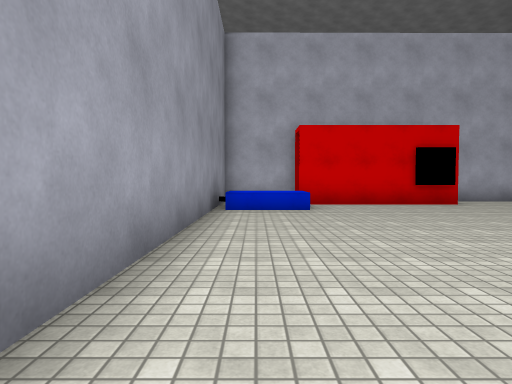
View 1 (above)

24 first-person views from a walk through a 3-D level made in the Unity game engine. The camera is 1.3 m above the floor, tilts 2° down and sees 75° across. The floor is counted in squares, 2 m on a side. Each view is taken from the middle of a square. On the plan, view 1 faces up. The plan holds only what a view shows up to about 10 squares ahead; the rest is blank. The place goes on beyond the plan. The player character is not drawn. Surface patterns are stand-ins for the level's own textures.

View 2
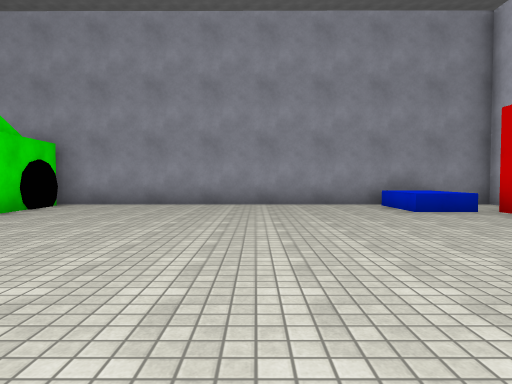

View 3
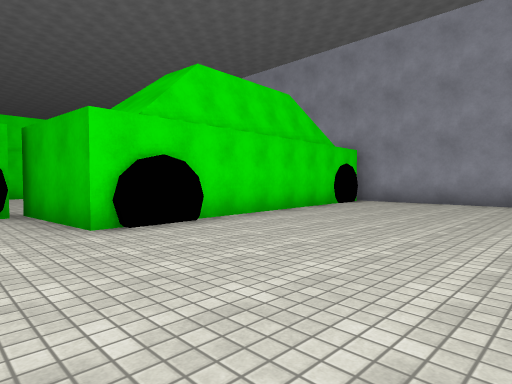

View 4
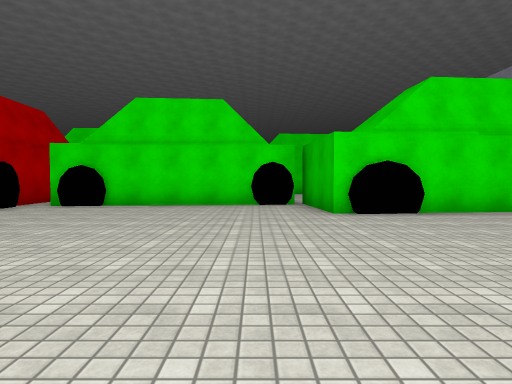

View 5
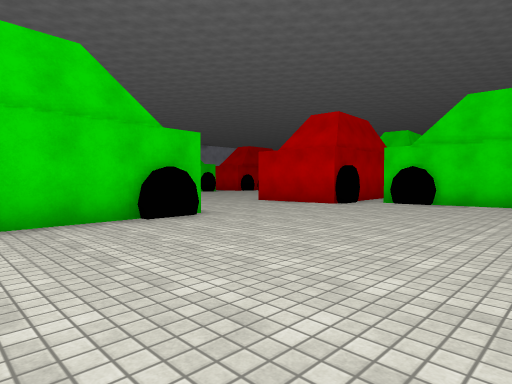

View 6
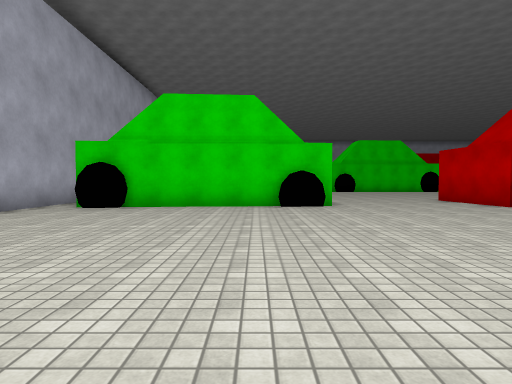

View 7
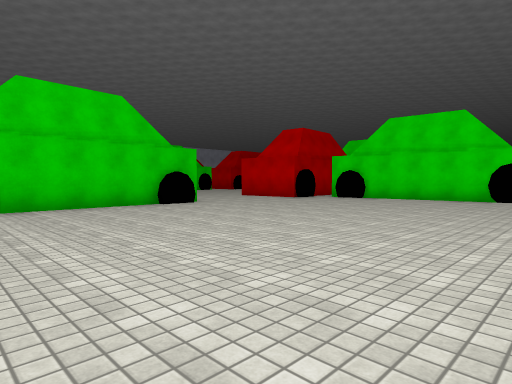

View 8
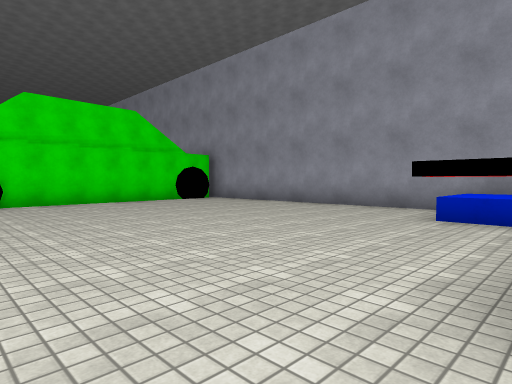

View 9
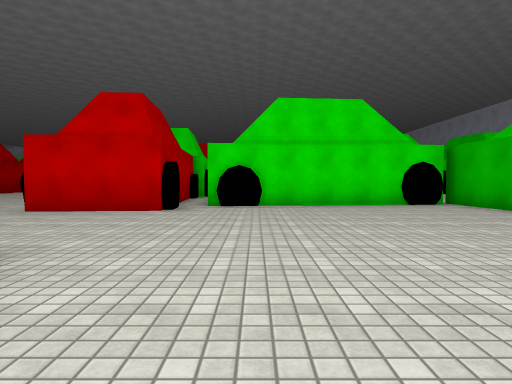

View 10
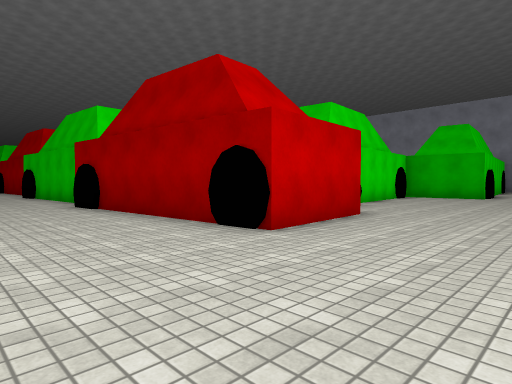

View 11
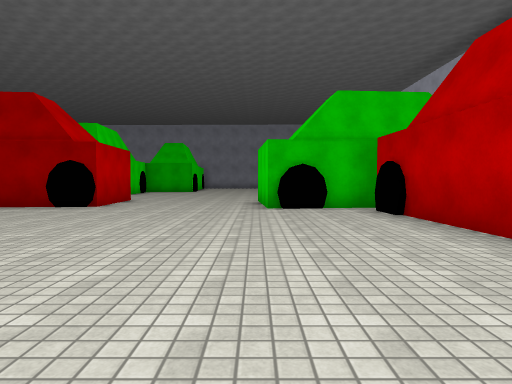

View 12
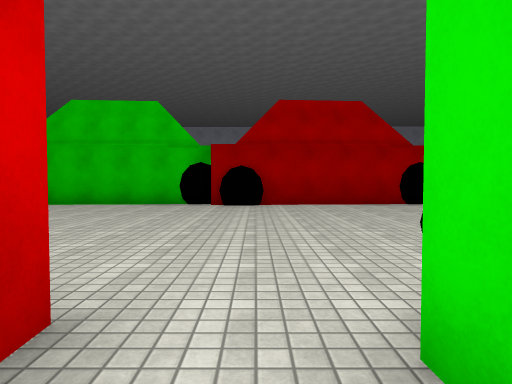

View 13
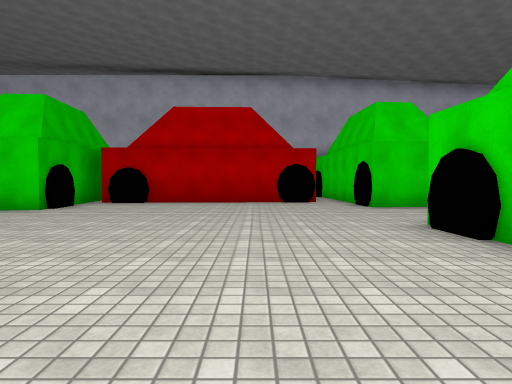

View 14
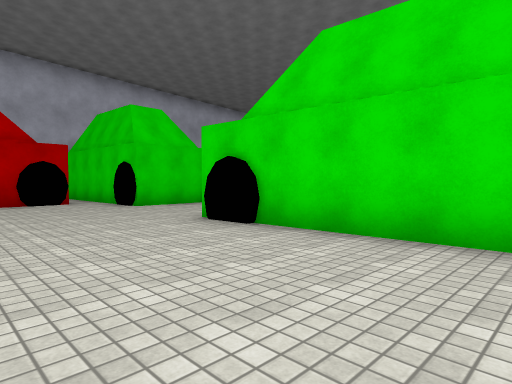

View 15
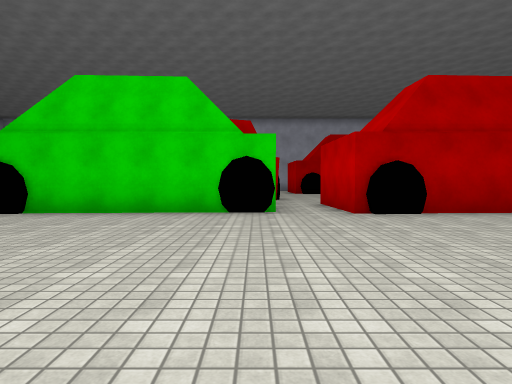

View 16
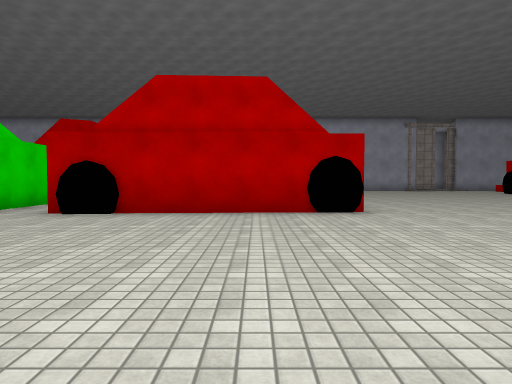

View 17
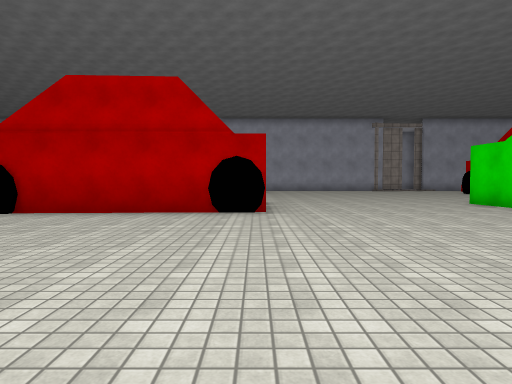

View 18
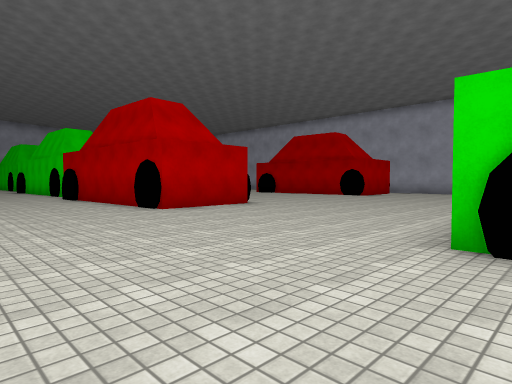

View 19
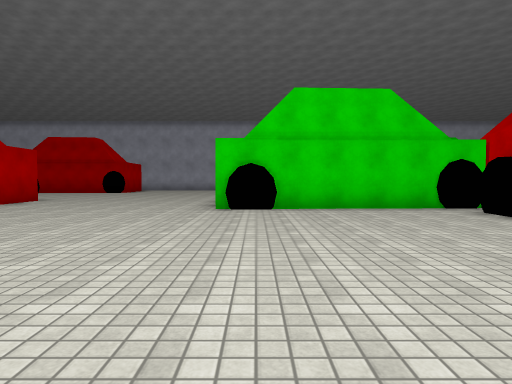

View 20
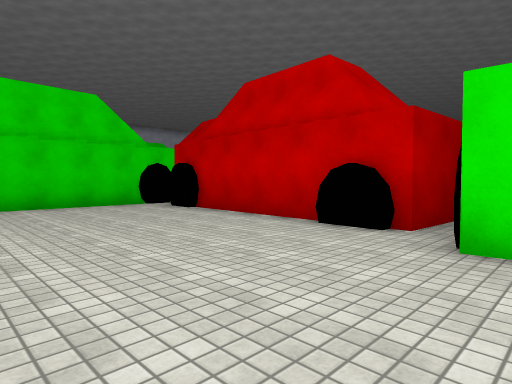

View 21
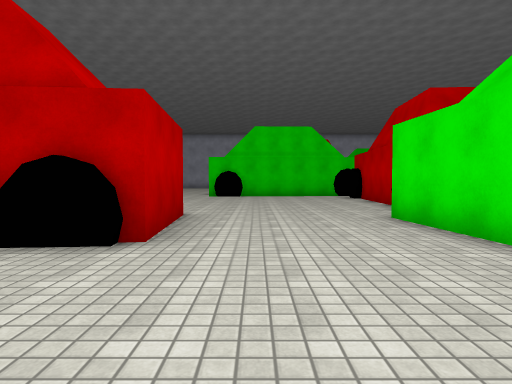

View 22
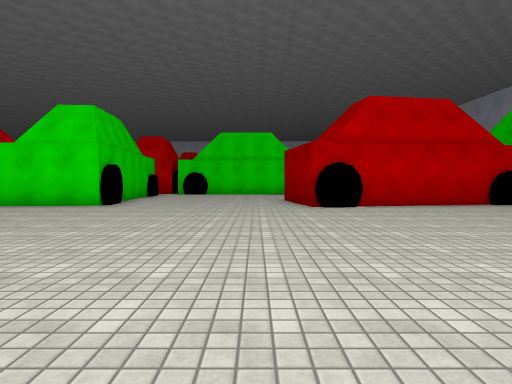

View 23
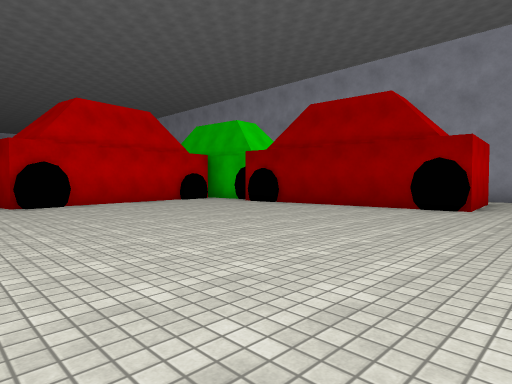

View 24
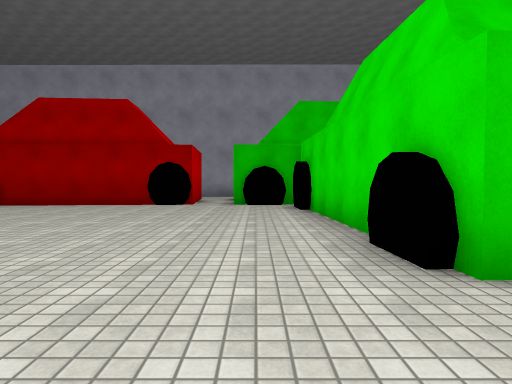

### Floor plan
Points are (right, up) in squares from view 1. A wall is a line through its corners. A room is listed if a view was taken in it or the views show most of it. See-through windows are left out.
Room 1 (views 1, 2, 3, 4, 5, 6, 7, 8, 9)
walls: (6.9, -0.6) (7.5, -0.5) (7.7, -3.3); (5.5, 9) (1.1, 9); (7.8, -3) (13.1, -2.6); (15.3, 3.2) (15.2, 3.8); (15.4, 3.9) (15.1, 8.3); (15.5, 3.1) (15.5, 3.6); (13.7, -2.5) (14.3, -2.5); (-0.7, -1.2) (6, -0.6); (-1, 9.5) (-1, -1.4)
ways out: opening at (15.3, 1) to room 2
objects: other object (0, 8) to (1, 9)
Room 2 (views 10, 12, 13, 14, 15, 16, 17, 18, 19, 20, 21, 22, 23, 24)
walls: (17.9, -7.9) (18.1, -11.5); (18.2, -6.8) (18.3, -7.3); (18.3, -19.6) (15.5, -19.8) (15.4, -19.1); (25.5, -7.4) (25.5, -6.9) (28.2, -6.8); (25.5, -19.6) (25.5, -19.1); (28.9, -13.1) (25.8, -13.2) (25.6, -8); (26.8, -19) (28.3, -19); (9.9, -12.5) (9.2, -12.6); (28.2, -5.3) (25.8, -5.4) (25.6, -0.3); (18.6, -24.4) (19.3, -24.5); (19.8, -24.5) (23.8, -24.7); (8.3, -12.6) (4.7, -12.8); (14.9, -23.6) (17.9, -23.4); (14.8, -1.1) (17.8, -0.9) (18.2, -6); (25.8, -25.3) (25.6, -20.3); (9.6, -23.1) (9.9, -25); (18.4, 3.5) (17.4, 3.5); (18.2, 3.8) (18.3, 3.3) (16.2, 3.1); (2.9, -14.2) (3, -14.7); (25.8, 3.9) (25.7, 6.5); (18.9, 5.7) (18.4, 5.7); (4.4, -24) (8.5, -23.3); (18.1, 6) (18.2, 4.4); (24.9, 5.9) (19.7, 5.8); (0.3, -15.9) (3.1, -15.7) (3.4, -20.6)
ways out: opening at (15.3, 1) to room 1; opening at (25, 2.5) to room 3
Room 3 (view 11)
walls: (27.9, 4) (25.8, 3.9)
ways out: opening at (25, 2.5) to room 2

Positions as (right, up) in squares from view 1, and headings:
1: (0, 0), facing up
2: (8, 4), facing left
3: (9, 4), facing down-left
4: (9, 6), facing down
5: (10, 7), facing down-right
6: (7, 5), facing right
7: (7, 9), facing down-right
8: (7, 9), facing down-left
9: (13, 6), facing down
10: (21, 2), facing down-left
11: (26, 3), facing left
12: (27, -6), facing left
13: (23, -4), facing up
14: (22, -4), facing up-right
15: (19, -5), facing right
16: (19, -11), facing right
17: (19, -13), facing right
18: (22, -20), facing up-right
19: (18, -20), facing right
20: (17, -20), facing down-right
21: (12, -21), facing right
22: (11, -15), facing down
23: (11, -14), facing down-left
24: (12, -14), facing left
